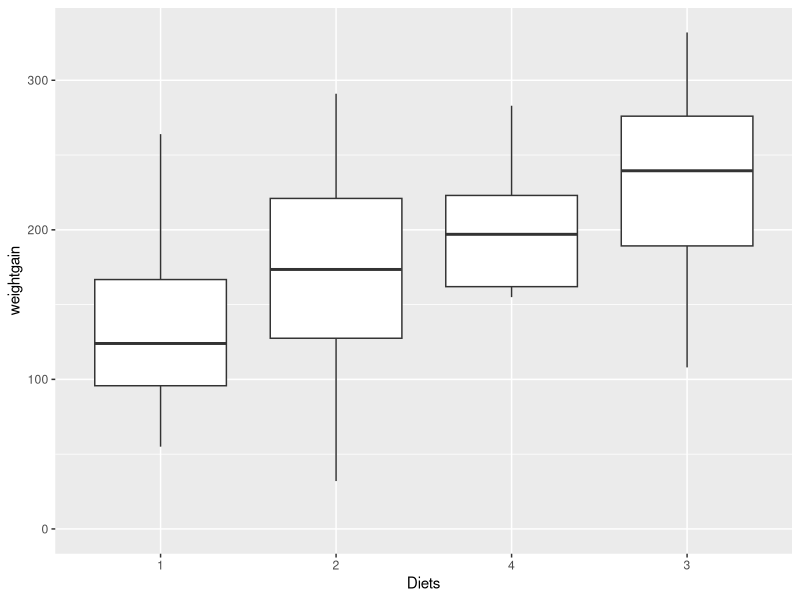
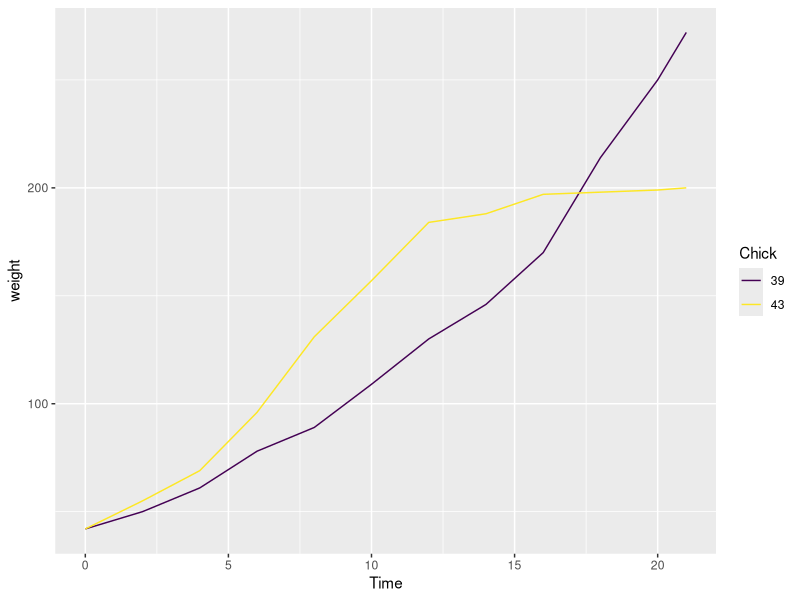
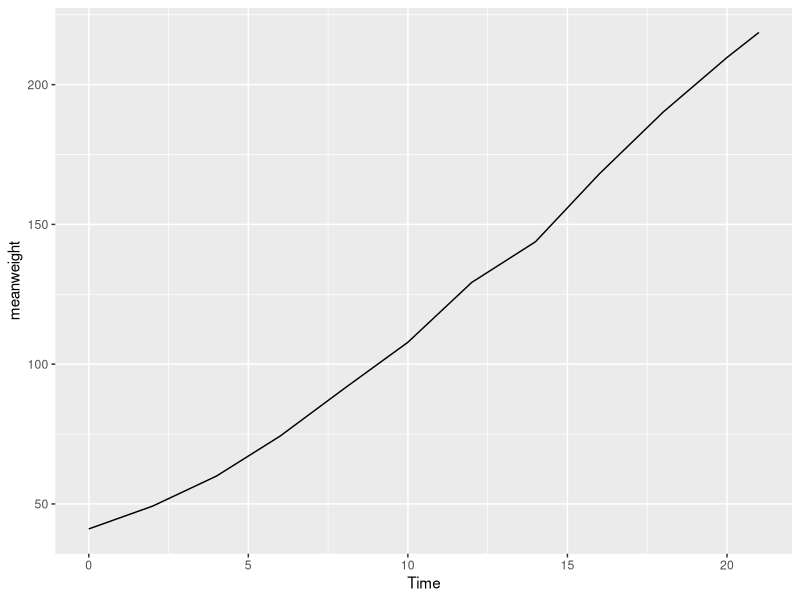
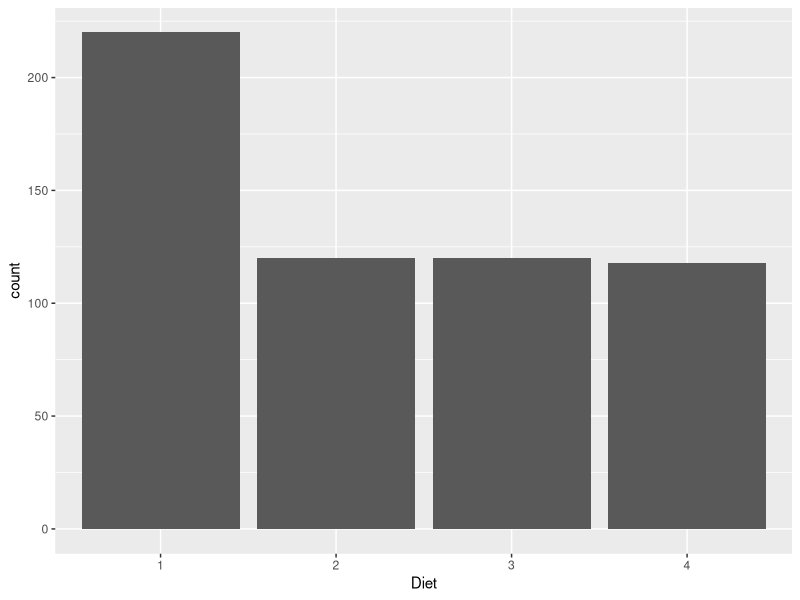
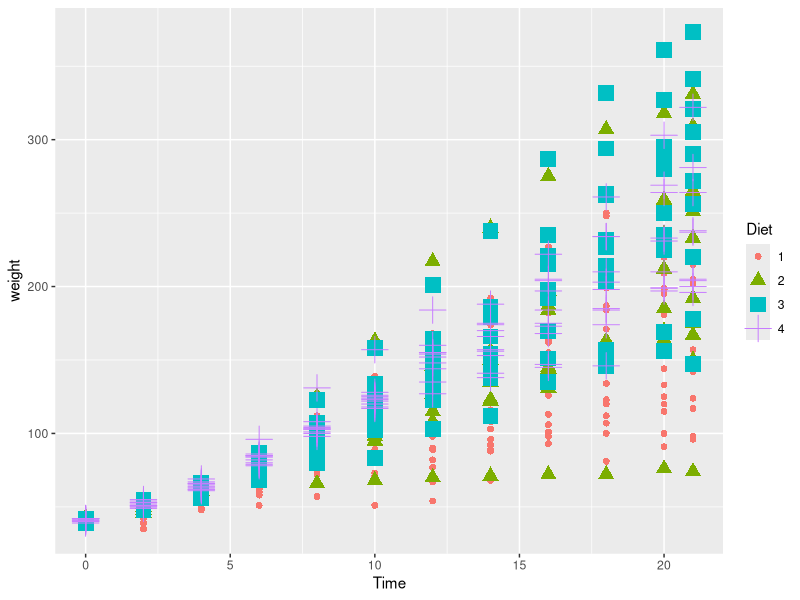

These charts were generated, in order, by the following R code:
## ---- chunk 1
chooseCRANmirror(graphics=FALSE, ind=1)
knitr::opts_chunk$set(echo = TRUE)
## ---- chunk 2
install.packages("dplyr")
library(datasets)
library(dplyr)
## ---- chunk 3
weight0 <- filter(ChickWeight, Time == 0) %>%
  group_by(Diet) %>%
  summarise (n = n(), mean = mean(weight), sd = sd(weight)) %>%
  mutate(freq = n / sum(n), mean = mean, std = sd)
weight0
## ---- chunk 4
df <- ChickWeight %>%
  group_by(Chick) %>%
  summarise (n = n())
#df1 <- df[df[,'n'] >= 12,]
df1 <- dplyr::filter(df, n >= 12)
chicks <- df1$Chick
complete <- dplyr::filter(ChickWeight, Chick %in% chicks)
head(complete,3)
## ---- chunk 5
ChickWeight <- ChickWeight %>%
  group_by(Chick) %>%
  mutate(weightgain = weight - weight[Time == 0])
head(ChickWeight,3)
## ---- chunk 6
library("ggplot2")
data1 <- dplyr::filter(ChickWeight, Time == 21)
ggplot(data1, aes(x=reorder(Diet,weightgain,FUN=median), y=weightgain)) + geom_boxplot() + xlab("Diets") + expand_limits(y=0)
## ---- chunk 7
data1
df <- data1[which.max(data1$weightgain),]
df <- bind_rows(df,data1[which.min(data1$weightgain),])
df
## ---- chunk 8
data2 <- dplyr::filter(ChickWeight, Time == 0)
df <- bind_rows(data2[which.max(data2$weight),],data2[which.min(data2$weight),])
chickdata <- filter(ChickWeight, Chick == 39 | Chick == 43)
plot <- ggplot(chickdata, aes(x=Time,y=weight, color=Chick)) + geom_line()
plot
## ---- chunk 9
test <- ChickWeight %>%
  group_by(Time) %>%
  summarise(meanweight = mean(weight))
plot2 <- ggplot(test, aes(x=Time,y=meanweight)) + geom_line()
plot2
## ---- chunk 10
ggplot(ChickWeight, aes(x=Diet)) + geom_histogram(stat="count")
## ---- chunk 11
totalWeightGain <- ChickWeight %>%
  group_by(Diet) %>%
  summarise(totalweightgain = sum(weightgain))
totalWeightGain
## ---- chunk 12
ggplot(ChickWeight, aes(x=Time,y=weight,color=Diet,shape=Diet,size=Diet)) + geom_point()
